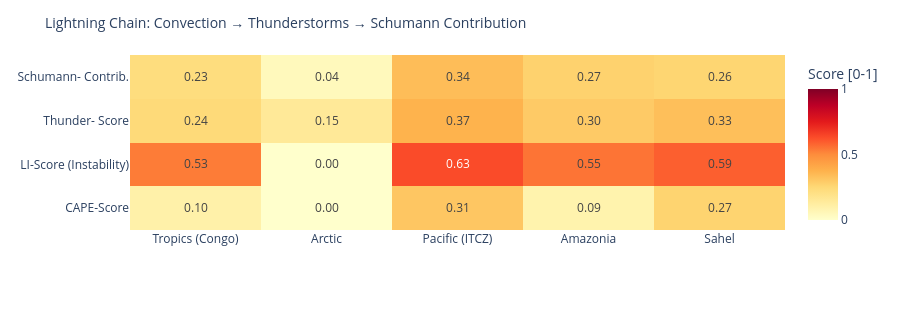

Write notebook code for a chart like this one.
### Code cell
# ============================================================
# LIGHTNING CHAIN: Convection → Thunderstorms → Schumann
# Shows the causal chain per measurement point as heatmap
# ============================================================

def cape_score(v):
    """CAPE → normalized score [0,1]"""
    if v is None or pd.isna(v): return 0.0
    return min(1.0, float(v) / 3000)

def li_score(v):
    """Lifted Index: negative = unstable → score [0,1]"""
    if v is None or pd.isna(v): return 0.3
    return min(1.0, max(0.0, (-float(v) + 6) / 12))

def cloud_score(v):
    if v is None or pd.isna(v): return 0.3
    return float(v) / 100

def thunder_score(row):
    """Kombinierter Gewitterwahrscheinlichkeits-Score
    CAPE + LI + Bedeckung + WMO-Gewitter + konvektiver Niederschlag (showers)
    Hinweis: X-Ray und Kp sind kein Bestandteil – nur geomagn./solarer Kontext.
    """
    cs = cape_score(row.get('cape'))
    ls = li_score(row.get('li'))
    cl = cloud_score(row.get('cloud'))
    t  = 1.0 if row.get('thunderstorm') else 0.0
    # Convective precipitation (showers) as additional indicator
    sh = min(1.0, (row.get('showers') or 0) / 5.0)
    return round(cs * 0.30 + ls * 0.25 + cl * 0.15 + t * 0.20 + sh * 0.10, 3)

def schumann_contribution(t_score, lat):
    """Schumann contribution: higher in tropics (±30°), scaled by thunderstorm score"""
    lat_weight = max(0.3, 1.0 - abs(lat) / 60)
    return round(t_score * lat_weight, 3)

df_atm['cape_score']   = df_atm.apply(lambda r: cape_score(r['cape']), axis=1)
df_atm['li_score']     = df_atm.apply(lambda r: li_score(r['li']),    axis=1)
df_atm['thunder_score']= df_atm.apply(lambda r: thunder_score(r.to_dict()), axis=1)
df_atm['schumann_contribution'] = df_atm.apply(
    lambda r: schumann_contribution(r['thunder_score'], r['lat']), axis=1)

metrics = ['cape_score', 'li_score', 'thunder_score', 'schumann_contribution']
labels  = ['CAPE-Score', 'LI-Score\n(Instability)', 'Thunder-\nScore', 'Schumann-\nContrib.']
z_data  = [df_atm[m].tolist() for m in metrics]

fig = go.Figure(go.Heatmap(
    z=z_data,
    x=df_atm['point'].tolist(),
    y=labels,
    colorscale='YlOrRd',
    zmin=0, zmax=1,
    text=[[f'{v:.2f}' for v in row] for row in z_data],
    texttemplate='%{text}', textfont=dict(size=12),
    colorbar=dict(title='Score [0-1]')
))
fig.update_layout(
    title=dict(text='Lightning Chain: Convection → Thunderstorms → Schumann Contribution', font=dict(size=14)),
    height=310,
    plot_bgcolor='rgba(0,0,0,0)', paper_bgcolor='rgba(0,0,0,0)',
    margin=dict(l=130, r=80, t=55, b=80)
)
fig.show()

### Figure 1 — Plotly figure (JSON) as saved in the notebook; plotly's stock layout.template omitted (floating-point values rounded to 4 significant figures)
{"data": [{"colorbar": {"title": {"text": "Score [0-1]"}}, "colorscale": [[0.0, "rgb(255,255,204)"], [0.125, "rgb(255,237,160)"], [0.25, "rgb(254,217,118)"], [0.375, "rgb(254,178,76)"], [0.5, "rgb(253,141,60)"], [0.625, "rgb(252,78,42)"], [0.75, "rgb(227,26,28)"], [0.875, "rgb(189,0,38)"], [1.0, "rgb(128,0,38)"]], "text": [["0.10", "0.00", "0.31", "0.09", "0.27"], ["0.53", "0.00", "0.63", "0.55", "0.59"], ["0.24", "0.15", "0.37", "0.30", "0.33"], ["0.23", "0.04", "0.34", "0.27", "0.26"]], "textfont": {"size": 12}, "texttemplate": "%{text}", "type": "heatmap", "x": ["Tropics (Congo)", "Arctic", "Pacific (ITCZ)", "Amazonia", "Sahel"], "y": ["CAPE-Score", "LI-Score\n(Instability)", "Thunder-\nScore", "Schumann-\nContrib."], "z": [[0.1, 0.0, 0.31, 0.08667, 0.2667], [0.5333, 0.0, 0.6333, 0.55, 0.5917], [0.241, 0.15, 0.371, 0.299, 0.333], [0.225, 0.045, 0.34, 0.274, 0.261]], "zmax": 1, "zmin": 0}], "layout": {"height": 310, "margin": {"b": 80, "l": 130, "r": 80, "t": 55}, "paper_bgcolor": "rgba(0,0,0,0)", "plot_bgcolor": "rgba(0,0,0,0)", "title": {"font": {"size": 14}, "text": "Lightning Chain: Convection → Thunderstorms → Schumann Contribution"}}}
